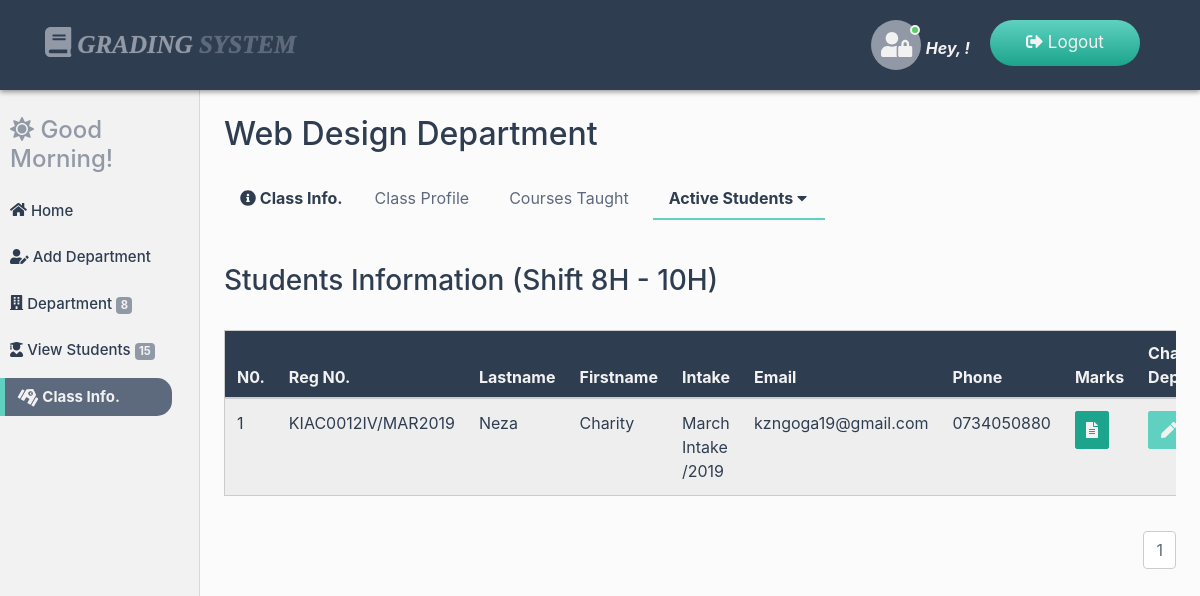
/dos-dashboard/department_info_shift1.php?class=1 (signed in), run on the app's committed database.
### tables this page shows
CREATE TABLE `department` (
  `dep_ID` int(20) NOT NULL,
  `dep_Name` varchar(200) NOT NULL,
  `status` varchar(20) NOT NULL
);

CREATE TABLE `student` (
  `student_ID` int(20) NOT NULL,
  `reg_Num` varchar(200) NOT NULL,
  `student_Fname` varchar(200) NOT NULL,
  `student_Lname` varchar(200) NOT NULL,
  `student_Mail` varchar(200) NOT NULL,
  `student_Gender` varchar(200) NOT NULL,
  `student_Address` varchar(200) NOT NULL,
  `student_Phone` varchar(200) NOT NULL,
  `parent_Phone` varchar(200) NOT NULL,
  `student_Intake` varchar(200) NOT NULL,
  `dep_ID` int(20) NOT NULL,
  `student_Shift` varchar(200) NOT NULL,
  `start_Date` varchar(20) NOT NULL,
  `status` varchar(20) NOT NULL
);

### dos-dashboard/department_info_shift1.php (the view, shortened to what this page needs)
<?php
include("../connection/connect.php");
include("session/session.php");
$retr = "Select * From users where user_ID = '$session_Id'";
$run_retr = mysqli_query($con, $retr);
$row_retr = mysqli_fetch_array($run_retr);
$fname = $row_retr['user_Fname'];
if(isset($_GET['class'])){
$departId = $_GET['class'];
$select = "Select * From Department where dep_ID = '$departId'";
$run_select = mysqli_query($con,$select);
$fetch_select = mysqli_fetch_array($run_select);
$departName = $fetch_select['dep_Name'];
}
?>
<!DOCTYPE html>
<html lang="en">
<head>
<link rel="stylesheet" href="../css/bootstrap.min.css">
<link rel="stylesheet" href="../css/all.min.css">
<link rel="stylesheet" href="../css/main.css">
<link rel="stylesheet" href="../css/animate.css">
</head>
<body>
<nav class="navbar navbar-expand-md bg-dark navbar-dark fixed-top main-nav">
  <div class="container">
        <a class="navbar-brand" href="index.php"><i class="fas fa-book logo-icon"></i> Grading <span class="fat">System</span></a>
      <ul class="nav navbar-nav ml-auto lang-switcher">
      <li class="nav-item">
      <span class="user-img">
        <span class="user-icon">
          <i class="fas fa-user-lock"></i>
        </span>
        <span class="status online"></span>
      </span> <span class="hello-user">Hey, <?php echo $fname;?>!</span>
      </li>
      <li class="nav-item">
        <a class="nav-link" href="logout.php">
        <i class="fas fa-sign-out-alt"></i> Logout</a>
      </li>
      </ul>
    </div>
</nav>
<div class="container-fluid">
  <div class="row">
    <nav class="col-md-2 d-none d-md-block sidebar">
      <div class="sidebar-sticky">
        <div class="dash-salute wow bounceInLeft" data-wow-duration="2s">
            <?php
            $time = date("H");
            if(($time >="0") && ($time <"12")){
                echo"<h4><i class='fas fa-sun'></i> Good Morning!</h4>";
            }
            ?>
        </div>
        <ul class="nav flex-column dash-nav">
          <li class="nav-item">
          <a href="index.php" class="nav-link">
          <i class="fa fa-home dash-icon"></i> Home</a></li>
          <li class="nav-item">
          <a href="add_department.php" class="nav-link">
          <i class="fas fa-user-edit dash-icon"></i> Add Department</a></li>
          <li class="nav-item">
          <a href="view_department.php" class="nav-link"><i class="fa fa-building dash-icon"></i>  Department
          <span class="badge badge-primary">
              <?php
              $count = "Select count(*) as NberOfData from department";
              $run_count = mysqli_query($con, $count);
              $row_count = mysqli_fetch_array($run_count);
              $count_data = $row_count['NberOfData'];
              echo $count_data;
              ?>
          </span>
          </a></li>
          <li class="nav-item">
          <a href="view_students.php" class="nav-link">
          <i class="fas fa-user-graduate dash-icon"></i> View Students
          <span class="badge badge-primary">
              <?php
              $count = "Select count(*) as NberOfData from student";
              $run_count = mysqli_query($con, $count);
              $row_count = mysqli_fetch_array($run_count);
              $count_data = $row_count['NberOfData'];
              echo $count_data;
              ?>
          </span>
          </a></li>
          <li class="nav-item">
          <a href="class_info.php" class="nav-link active">
          <i class="fas fa-school dash-icon"></i> Class Info.
          </a></li>
        </ul>
      </div>
    </nav>
    <main role="main" class="col-md-10 ml-sm-auto px-4">
      <div class="dash-output-section">
        <h2><?php echo $departName;?> Department</h2>
        <ul class="nav sub-nav">
           <li class="nav-item">
            <p class="nav-link sub-nav-head"><i class="fas fa-info-circle"></i> Class Info.</p>
          </li>
          <li class="nav-item">
            <a href="department_info_profile.php?class=<?php echo $departId;?>" class="nav-link">
              Class Profile
            </a>
          </li>
          <li class="nav-item">
            <a href="department_info_courses.php?class=<?php echo $departId;?>" class="nav-link">
              Courses Taught
            </a>
          </li>
          <li class="nav-item dropdown">
            <a href="#" class="nav-link active" data-toggle="dropdown">
              Active Students <i class="fas fa-caret-down"></i>
            </a>
          </li>
        </ul>
        <div class="info-display">
          <h3 class="">Students Information
          (Shift 8H - 10H)</h3>
          <div class="table-responsive">
            <table class="table table-striped mt-4">
             <thead>
                <th>N0.</th>
                <th>Reg N0.</th>
                <th>Lastname</th>
                <th>Firstname</th>
                <th>Intake</th>
                <th>Email</th>
                <th>Phone</th>
                <th>Marks</th>
                <th>Change Department</th>
              </thead>
               <?php
                $select = "Select student.student_Fname,student.student_Lname,
                        student.student_Mail,student.student_Gender,student.student_Address,
                        student.student_Phone,student.Reg_Num,student.student_Intake,
                        department.dep_Name FROM student INNER JOIN department
                        ON student.dep_ID = department.dep_ID
                        WHERE department.dep_ID = '$departId'  AND student.status = 'On' AND student.student_Shift = '8h-10h' ORDER BY student.student_Lname";
                $run_select = mysqli_query($con, $select);
                $number_of_results = mysqli_num_rows($run_select);
                $results_per_page = 5;
                $nber_of_Pages = ceil($number_of_results / $results_per_page);
                if(!isset($_GET['page'])){
                    $page = 1;
                  }
                  else{
                    $page = $_GET['page'];
                  }
                $this_page_first_result = ($page - 1) * $results_per_page;
                $select = "Select student.student_ID,student.student_Fname,student.student_Lname,
                        student.student_Mail,student.student_Gender,student.student_Address,
                        student.student_Phone,student.Reg_Num,student.student_Intake,
                        department.dep_Name FROM student INNER JOIN department
                        ON student.dep_ID = department.dep_ID
                        WHERE department.dep_ID = '$departId'  AND student.status = 'On' AND student.student_Shift = '8h-10h' ORDER BY student.student_Lname
                LIMIT " . $this_page_first_result . ',' . $results_per_page;
                $run_select = mysqli_query($con, $select);
                $num = $this_page_first_result;
                while($row_select = mysqli_fetch_array($run_select)){
                 $stdId = $row_select['student_ID'];
                 $fname = $row_select['student_Fname'];
                 $lname = $row_select['student_Lname'];
                 $email = $row_select['student_Mail'];
                 $phone = $row_select['student_Phone'];
                 $regNum = $row_select['Reg_Num'];
                 $intake = $row_select['student_Intake'];
                 $num++;
                ?>
                <tr>
                <td><?php echo $num; ?></td>
                <td><?php echo $regNum; ?></td>
                <td><?php echo $lname; ?></td>
                <td><?php echo $fname; ?></td>
                <td><?php echo $intake; ?></td>
                <td><?php echo $email; ?></td>
                <td><?php echo $phone; ?></td>
                <td><a href="view_marks_shift1.php?marksFor=<?php echo $stdId;?>">
                <button type="button" class="btn btn-primary"
                title="Update"><span class="fa fa-file-alt"></span></button></a></td>
                <td><a href="updates/update_student.php?editDpt=<?php echo $stdId;?>">
                <button type="button" class="btn btn-success"
                title="Update"><span class="fa fa-pen"></span></button></a></td>
                </tr>
                <?php }?>
            </table>
            <ul class="pagination justify-content-end">
            <?php
            for($i=1; $i<=$nber_of_Pages; $i++){
                echo '<li class="page-item"><a
                class="page-link"
                href="department_info_shift1.php?class='.$departId.'&page='. $i .'">
                '. $i .' </a></li>';
            }
            ?>
            </ul>
        </div>
      </div>
    </main>
  </div>
</div>
</body>
</html>

### data on the page
department: dep_Name "Web Design"
student: reg_Num "KIAC0012IV/MAR2019", student_Lname "Neza", student_Fname "Charity", student_Intake "March Intake /2019", student_Mail "kzngoga19@gmail.com", student_Phone "0734050880"

### other printed values
$count_data "8"
$count_data "15"
